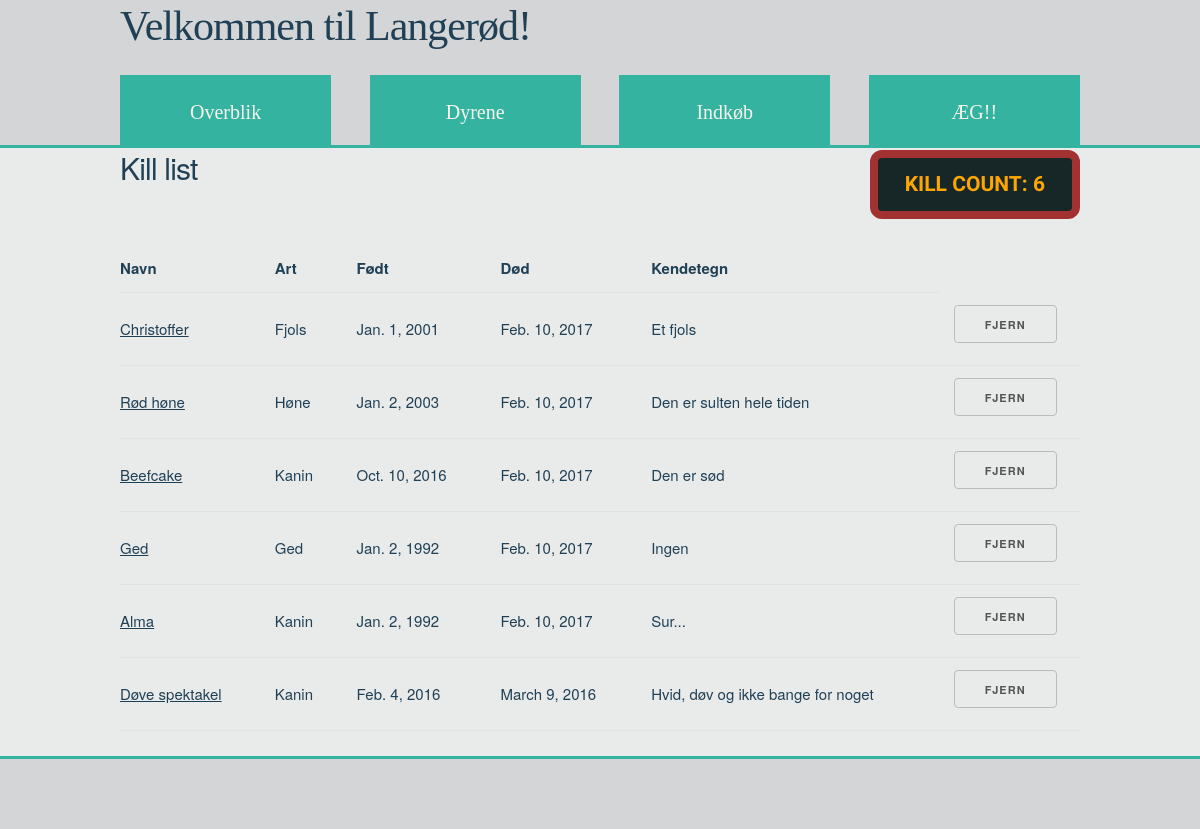
/animals/dead/, run on the app's committed database.
### animals/models.py (models this page shows, shortened)
class Animals(models.Model):
    animal_name = models.CharField(max_length=200)
    species = models.CharField(max_length=100)
    born = models.DateField('Født', editable=True, null=True)
    arrived = models.DateField('Ankommet', editable=True, null=True)
    departure = models.DateField('Afgang', editable=True, null=True, blank=True)
    dead = models.BooleanField('Død?', editable=True, default=False)
    gone = models.BooleanField('Fjern', editable=True, default=False)
    animal_characteristics = models.TextField(max_length=400)
    fur_colour = models.CharField(max_length=100)
    fur_type = models.CharField(max_length=100)
    white_marks = models.CharField(max_length=100)
    eye_colour = models.CharField(max_length=100)
    blue_eyed_white = models.CharField(max_length=50)
    genotype = models.CharField(max_length = 50)
    slug = models.SlugField()
    class Meta:
        verbose_name_plural = "Animals"

### animals/views.py (the view)
def dead(request):
    animal_list = Animals.objects.filter(dead=True).exclude(gone=True).order_by('-departure')
    kill_count = Animals.objects.filter(dead=True).count()
    return render(request, 'animals/dead.html', {'animal_list': animal_list, 'kill_count':kill_count})

### animals/templates/animals/dead.html (shortened to what this page needs)
{% extends 'animals/base.html' %}
    {% block body_block %}
    <div class="greyfield">
    <div class="container">
    <h4 class="inline">Kill list</h4>
    {% if animal_list %}
        <div class="">
            <p class="inline_right kill_count">KILL COUNT: <span class="flashing">{{ kill_count }}</span></p>
        </div>
        <table class="u-full-width">
        <thead>
          <tr>
            <th>Navn</th>
            <th>Art</th>
            <th>Født</th>
            <th>Død</th>
            <th>Kendetegn</th>
          </tr>
        </thead>
        <tbody>
          {% for animal in animal_list %}
          <tr>
            <td><a href="/animals/{{ animal.slug }}">{{ animal.animal_name }}</a></td>
            <td>{{ animal.species }}</td>
            <td>{{ animal.born }}</td>
            <td>{{ animal.departure }}</td>
            <td>{{ animal.animal_characteristics }}</td>
            <td><a class="button" href="">Fjern</a></td>
          </tr>
          {% endfor %}
        </tbody>
      </table>
    {% else %}
      <p>Ingen dyr er døde endnu :(</p>
    {% endif %}
    </div>
    </div>
{% endblock %}

### animals/static/animals/skeleton.css (style rules this page uses)
.container { position: relative; width: 100%; max-width: 960px; margin: 0 auto; padding: 0 20px; box-sizing: border-box; }
@media (min-width: 400px) { .container { width: 85%; padding: 0; } }
@media (min-width: 550px) { .container { width: 80%; } }
html { font-size: 62.5%; }
body { font-size: 1.5em; line-height: 1.6; font-weight: 400; font-family: "Raleway", "HelveticaNeue", "Helvetica Neue", Helvetica, Arial, sans-serif; color: #204056; }
h1, h2, h3, h4, h5, h6 { margin-top: 0; margin-bottom: 2rem; font-weight: 300; }
h4 { font-size: 2.4rem; line-height: 1.35; letter-spacing: -.08rem; }
@media (min-width: 550px) { h4 { font-size: 3.0rem; } }
p { margin-top: 0; }
a { color: #1EAEDB; }
.button, button, input[type="submit"], input[type="reset"], input[type="button"] { display: inline-block; height: 38px; padding: 0 30px; color: #555; text-align: center; font-size: 11px; font-weight: 600; line-height: 38px; letter-spacing: .1rem; text-transform: uppercase; text-decoration: none; white-space: nowrap; background-color: transparent; border-radius: 4px; border: 1px solid #bbb; cursor: pointer; box-sizing: border-box; }
th, td { padding: 12px 15px; text-align: left; border-bottom: 1px solid #E1E1E1; }
th:first-child, td:first-child { padding-left: 0; }
th:last-child, td:last-child { padding-right: 0; }
button, .button { margin-bottom: 1rem; }
pre, blockquote, dl, figure, table, p, ul, ol, form { margin-bottom: 2.5rem; }
.u-full-width { width: 100%; box-sizing: border-box; }
.container:after, .row:after, .u-cf { content: ""; display: table; clear: both; }

### animals/static/animals/styles.css (style rules this page uses)
a { color:#204056; }
.greyfield { background-color: #E9EAEA; }
.inline { float:left; }
.inline_right { float:right; }
.kill_count { border: solid 8px #A23232; background-color: #172727; padding:10px; padding-right:27px; padding-left:27px; margin-top:2px; font-size: 2.1rem; font-family: 'Nosifer', cursive; font-weight: 900; color: #FFA500; -webkit-border-radius:; -moz-border-radius:; -webkit-border-radius:12px; -moz-border-radius:12px; border-radius:12px; }
.flashing { animation: blinker 1s linear infinite; animation-iteration-count: 4; }

### data on the page
Animals: animal_name "Christoffer", species "Fjols", born "Jan. 1, 2001", departure "Feb. 10, 2017", animal_characteristics "Et fjols"
Animals: animal_name "Rød høne", species "Høne", born "Jan. 2, 2003", departure "Feb. 10, 2017", animal_characteristics "Den er sulten hele tiden"
Animals: animal_name "Beefcake", species "Kanin", born "Oct. 10, 2016", departure "Feb. 10, 2017", animal_characteristics "Den er sød"
Animals: animal_name "Ged", species "Ged", born "Jan. 2, 1992", departure "Feb. 10, 2017", animal_characteristics "Ingen"
Animals: animal_name "Alma", species "Kanin", born "Jan. 2, 1992", departure "Feb. 10, 2017", animal_characteristics "Sur..."
Animals: animal_name "Døve spektakel", species "Kanin", born "Feb. 4, 2016", departure "March 9, 2016", animal_characteristics "Hvid, døv og ikke bange for noget"

### other printed values
{{ kill_count }} "6"
